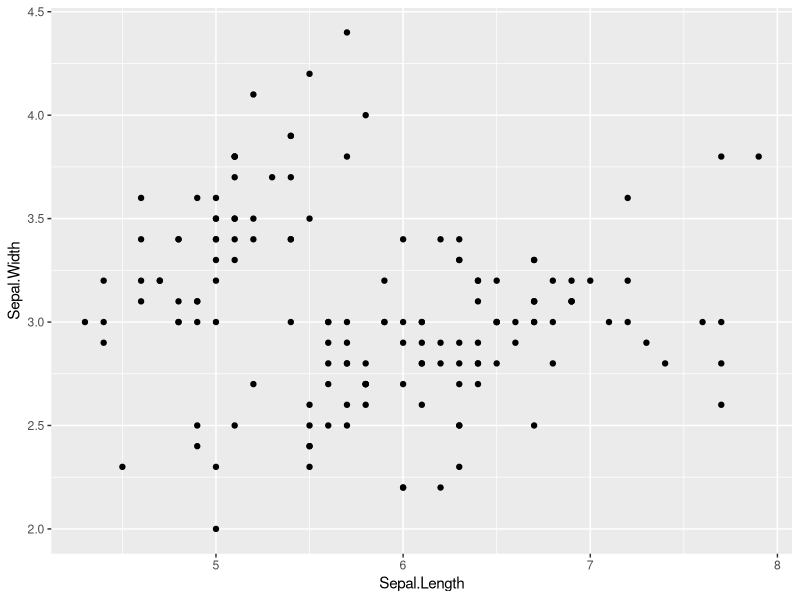
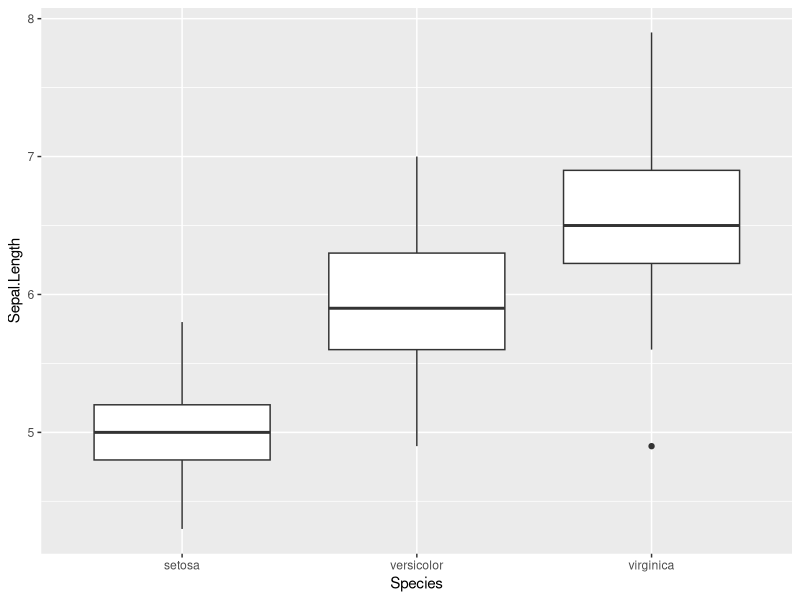
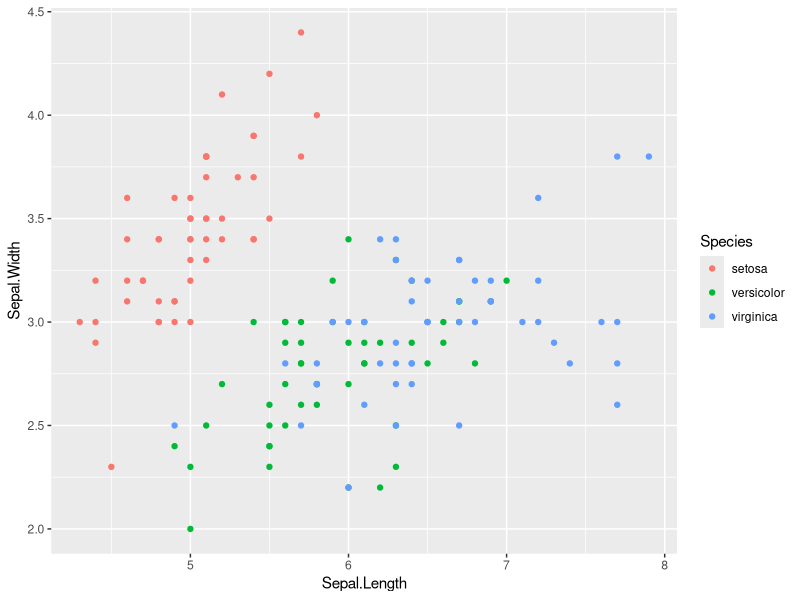
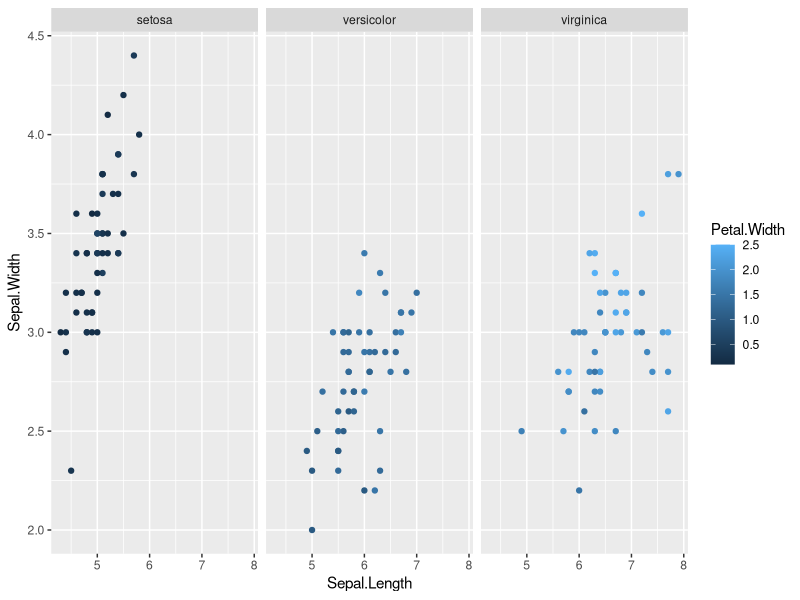
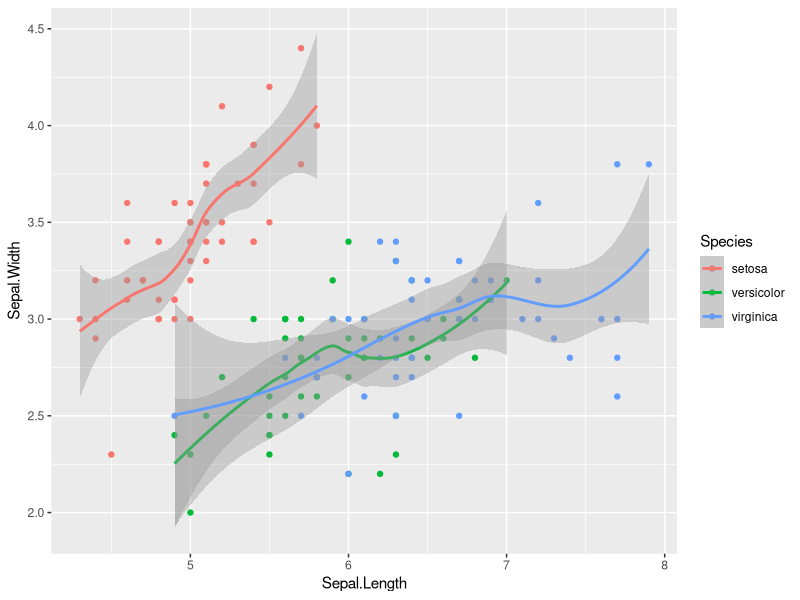
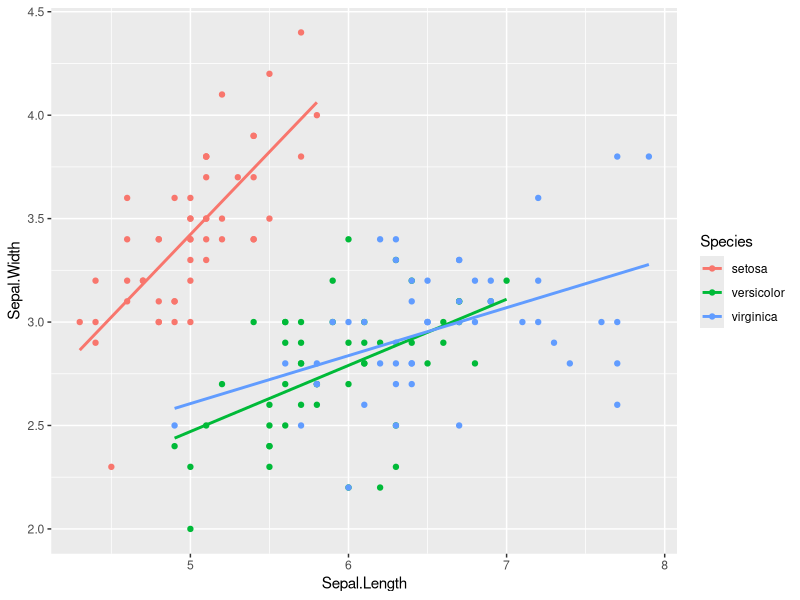
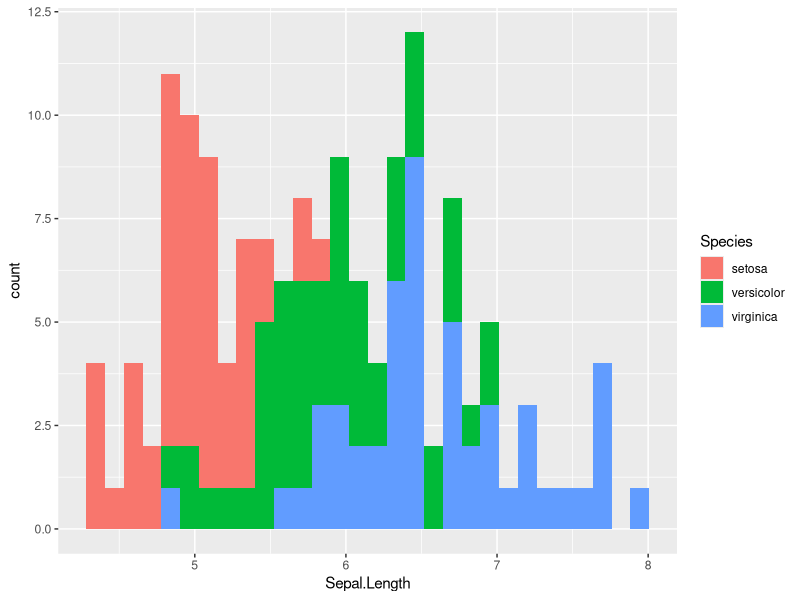
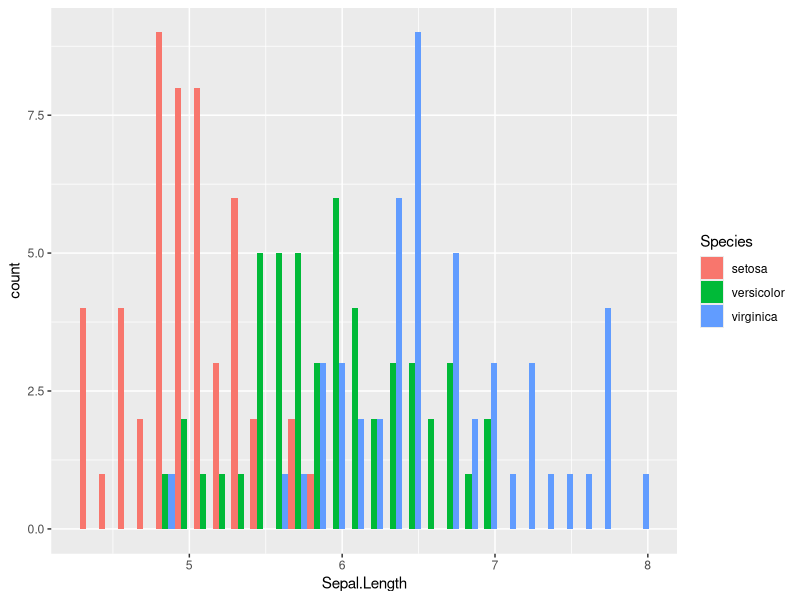

Reproduce these figures in R, in order.
#some stuff on ggplot

library(ggplot2)
library(dplyr)

head(iris)

#data must be dataframe in ggplot!!!

#website to check: http://ggplot2.tidyverse.org/reference/

?geom_point
#simple scatterplot
ggplot(iris,aes(x=Sepal.Length,y=Sepal.Width))+geom_point()
#boxplot
ggplot(iris,aes(x=Species,y=Sepal.Length))+geom_boxplot()
#scatterplot with color
ggplot(iris,aes(x=Sepal.Length,y=Sepal.Width,color=Species))+geom_point()
#facetting per species
ggplot(iris,aes(x=Sepal.Length,y=Sepal.Width,color=Petal.Width))+geom_point()+
  facet_grid(~Species)
#add a smoothed line
ggplot(iris) +
  geom_point(aes(x=Sepal.Length,y=Sepal.Width,color=Species))+
  stat_smooth(aes(x=Sepal.Length,y=Sepal.Width,color=Species))
#add a regression line without standard error
ggplot(iris,aes(x=Sepal.Length,y=Sepal.Width,color=Species))+
  geom_point()+
  stat_smooth(method="lm",se=FALSE)
#histogram
ggplot(iris,aes(x=Sepal.Length,fill=Species))+
  geom_histogram()
#histogram with dodged position
ggplot(iris,aes(x=Sepal.Length,fill=Species))+
  geom_histogram(position="dodge")
#add vertical lines
iris %>%
  group_by(Species) %>%
  summarise(Mean=mean(Sepal.Length),SD=sd(Sepal.Length)) -> mean_df

ggplot(iris,aes(x=Sepal.Length,fill=Species))+
  geom_histogram(position="dodge")+
  geom_vline(data=mean_df,aes(xintercept = Mean,color=Species),size=3,linetype="dashed")

#changing some theme elements
ggplot(iris,aes(x=Sepal.Length,y=Sepal.Width,color=Species))+
  geom_point()+
  stat_smooth(method="lm",se=FALSE) +
  theme(axis.text = element_text(family ="mono",face ="italic",size = 15))

#some stat summary
ggplot(iris,aes(x=Species,y=Sepal.Length))+geom_boxplot()+
  stat_summary(fun.data=mean_se,fun.args=list(mult=2),color="red")

#other stat summary
iris %>%
  group_by(Species)%>%
  summarise(LI=quantile(Sepal.Length,probs=0.01),Mean=mean(Sepal.Length),UI=quantile(Sepal.Length,probs=0.99)) -> mean_2

g1 <- ggplot(iris,aes(x=Species))+
  geom_jitter(aes(y=Sepal.Length))+
  geom_errorbar(data=mean_2,aes(ymin=LI,ymax=UI),color="red",width=0.1)
g1
#some stat functions
me <- mean(iris$Sepal.Length)
sd <- sd(iris$Sepal.Length)

g2 <- ggplot(iris)+
  geom_histogram(aes(x=Sepal.Length,y=..density..,fill=Species))+
  facet_grid(~Species)+
  stat_function(fun=dnorm,args=list(mean=me,sd=sd))

#put several plots together
library(gridExtra)
g_out <- grid.arrange(g1,g2,nrow=2)
ggsave(filename = "ggplot_output.eps",plot = g_out)

#website to check: http://www.ggplot2-exts.org/
